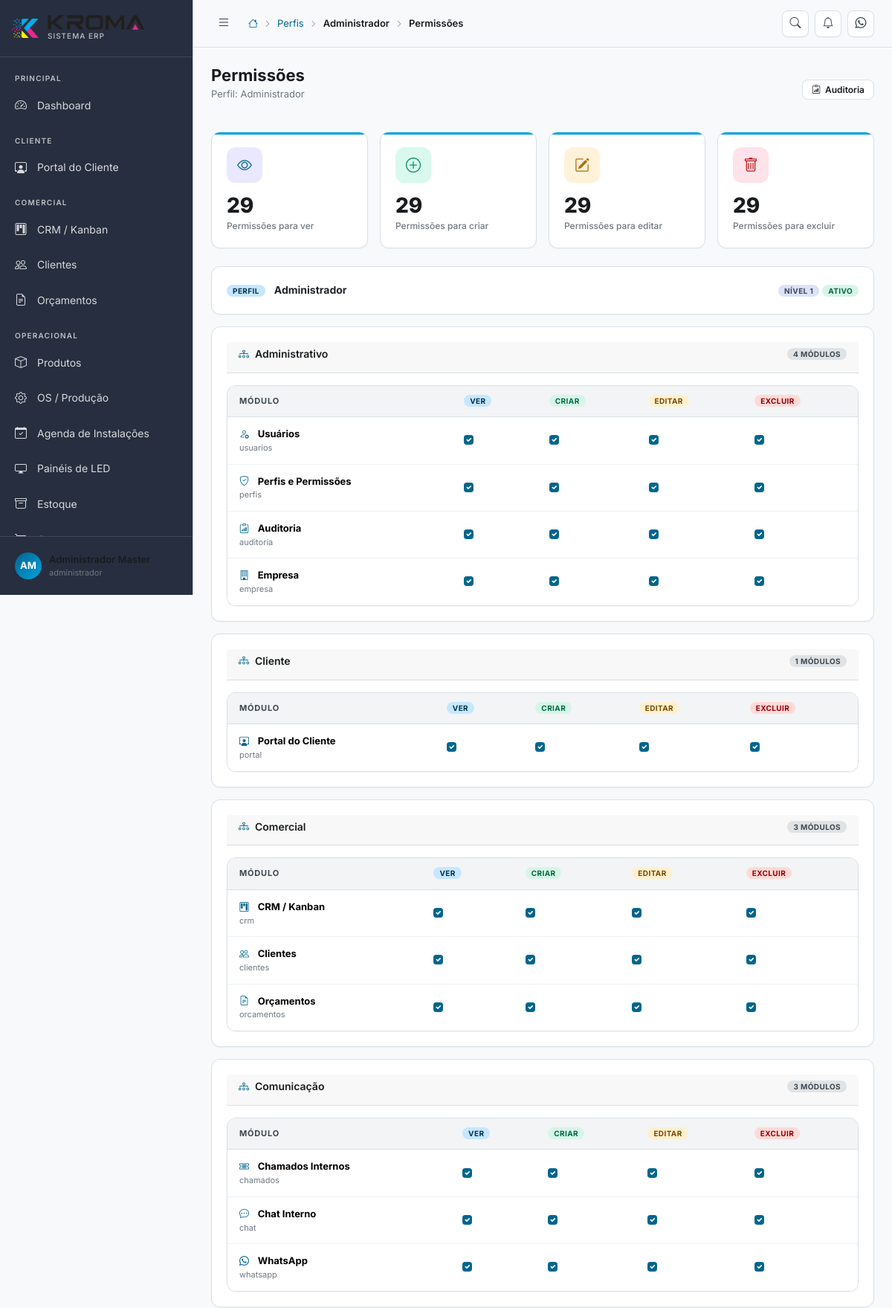
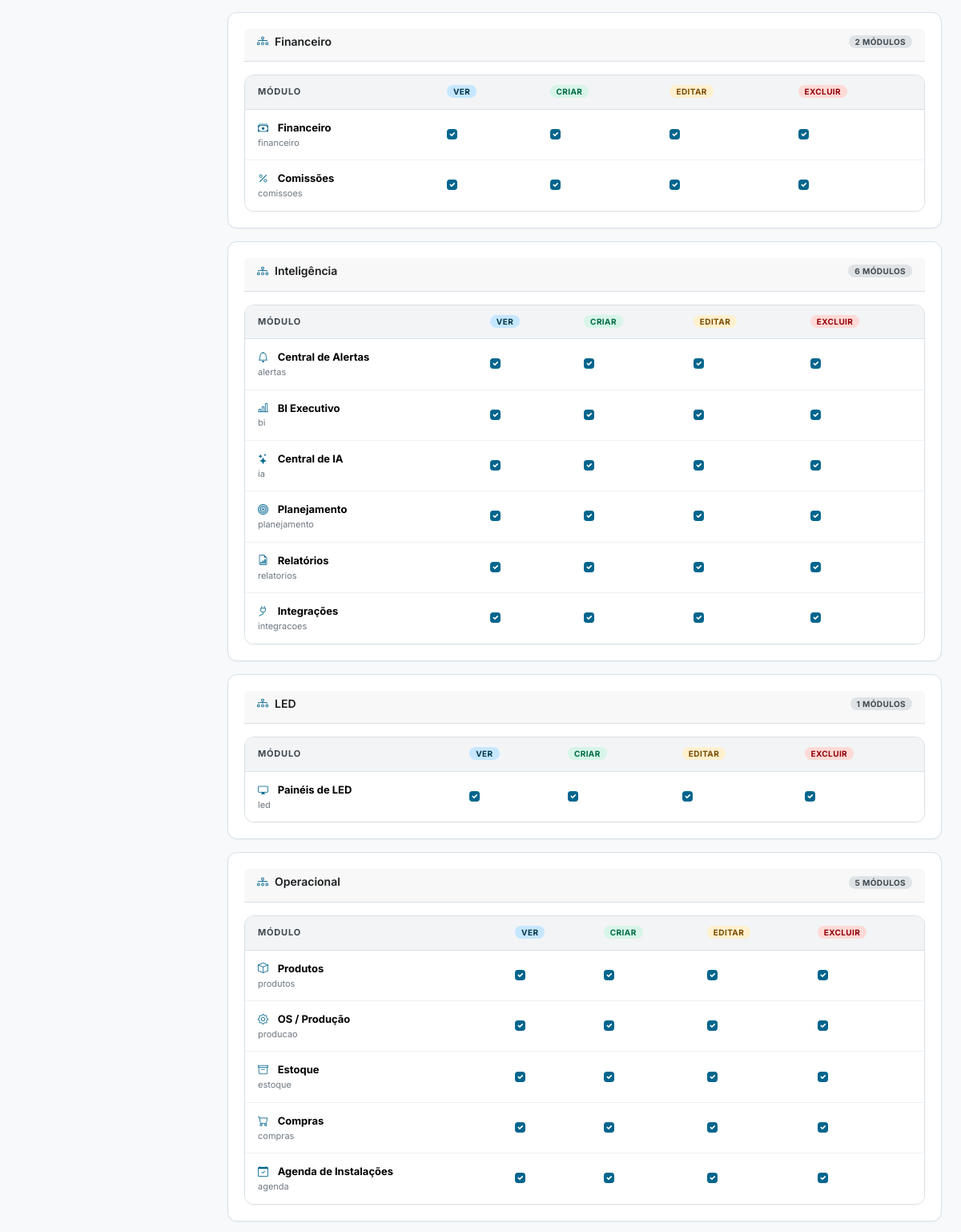
/perfis/1/permissoes (signed in, upper part), run on the app's committed database (2 pictures, top to bottom).
### tables this page shows
CREATE TABLE IF NOT EXISTS perfis (
    id          INT UNSIGNED AUTO_INCREMENT PRIMARY KEY,
    nome        VARCHAR(50) NOT NULL UNIQUE,
    label       VARCHAR(100) NOT NULL,
    descricao   TEXT,
    nivel       TINYINT DEFAULT 5 COMMENT 'Nível hierárquico: 1=mais alto',
    ativo       TINYINT(1) DEFAULT 1,
    created_at  DATETIME DEFAULT CURRENT_TIMESTAMP
);

CREATE TABLE IF NOT EXISTS modulos (
    id          INT UNSIGNED AUTO_INCREMENT PRIMARY KEY,
    nome        VARCHAR(100) NOT NULL,
    slug        VARCHAR(100) NOT NULL UNIQUE,
    icone       VARCHAR(100),
    grupo       VARCHAR(100),
    ordem       INT DEFAULT 0
);

### app/Views/perfis/permissoes.php (the view, shortened to what the rows shown need)
<?php
$acoes = [
    'ver' => ['coluna' => 'pode_ver', 'label' => 'Ver', 'class' => 'badge-primary'],
    'criar' => ['coluna' => 'pode_criar', 'label' => 'Criar', 'class' => 'badge-success'],
    'editar' => ['coluna' => 'pode_editar', 'label' => 'Editar', 'class' => 'badge-warning'],
    'excluir' => ['coluna' => 'pode_excluir', 'label' => 'Excluir', 'class' => 'badge-danger'],
];
?>
<form action="<?= APP_URL ?>/perfis/<?= $perfil['id'] ?>/permissoes" method="POST" data-loading>
    <div class="row g-3 mb-4">
        <div class="col-6 col-md-3">
            <div class="kpi-card">
                <div class="kpi-icon primary"><i class="bi bi-eye"></i></div>
                <div class="kpi-value"><?= number_format($resumo['ver']) ?></div>
                <div class="kpi-label">Permissões para ver</div>
            </div>
        </div>
        <div class="col-6 col-md-3">
            <div class="kpi-card">
                <div class="kpi-icon success"><i class="bi bi-plus-circle"></i></div>
                <div class="kpi-value"><?= number_format($resumo['criar']) ?></div>
                <div class="kpi-label">Permissões para criar</div>
            </div>
        </div>
        <div class="col-6 col-md-3">
            <div class="kpi-card">
                <div class="kpi-icon warning"><i class="bi bi-pencil-square"></i></div>
                <div class="kpi-value"><?= number_format($resumo['editar']) ?></div>
                <div class="kpi-label">Permissões para editar</div>
            </div>
        </div>
        <div class="col-6 col-md-3">
            <div class="kpi-card">
                <div class="kpi-icon danger"><i class="bi bi-trash"></i></div>
                <div class="kpi-value"><?= number_format($resumo['excluir']) ?></div>
                <div class="kpi-label">Permissões para excluir</div>
            </div>
        </div>
    </div>
    <div class="card mb-3">
        <div class="d-flex flex-wrap align-items-center justify-content-between gap-2">
            <div>
                <span class="badge badge-primary">Perfil</span>
                <strong class="ms-2"><?= htmlspecialchars($perfil['label']) ?></strong>
            </div>
            <div class="d-flex flex-wrap gap-1">
                <span class="badge badge-info">Nível <?= (int)$perfil['nivel'] ?></span>
                <span class="badge <?= $perfil['ativo'] ? 'badge-success' : 'badge-secondary' ?>"><?= $perfil['ativo'] ? 'Ativo' : 'Inativo' ?></span>
            </div>
        </div>
    </div>
    <?php foreach ($grupos as $grupo => $modulosGrupo): ?>
    <div class="card mb-3">
        <div class="card-header">
            <h6 class="card-title"><i class="bi bi-diagram-3 me-2 text-primary-kroma"></i><?= htmlspecialchars($grupo) ?></h6>
            <span class="badge badge-secondary"><?= count($modulosGrupo) ?> módulos</span>
        </div>
        <div class="table-wrapper">
            <table class="table mb-0">
                <thead>
                    <tr>
                        <th>Módulo</th>
                        <?php foreach ($acoes as $acao): ?>
                        <th><span class="badge <?= $acao['class'] ?>"><?= $acao['label'] ?></span></th>
                        <?php endforeach; ?>
                    </tr>
                </thead>
                <tbody>
                    <?php foreach ($modulosGrupo as $modulo): ?>
                    <?php $perm = $permissoes[$modulo['slug']] ?? []; ?>
                    <tr>
                        <td>
                            <i class="bi <?= htmlspecialchars($modulo['icone'] ?? 'bi-box') ?> me-2 text-primary-kroma"></i>
                            <strong><?= htmlspecialchars($modulo['nome']) ?></strong>
                            <div style="font-size:11px;color:var(--text-muted)"><?= htmlspecialchars($modulo['slug']) ?></div>
                        </td>
                        <?php foreach ($acoes as $campo => $acao): ?>
                        <td>
                            <input class="form-check-input permission-toggle"
                                   type="checkbox"
                                   data-slug="<?= htmlspecialchars($modulo['slug']) ?>"
                                   data-acao="<?= $campo ?>"
                                   name="permissoes[<?= htmlspecialchars($modulo['slug']) ?>][<?= $campo ?>]"
                                   <?= !empty($perm[$acao['coluna']]) ? 'checked' : '' ?>>
                        </td>
                        <?php endforeach; ?>
                    </tr>
                    <?php endforeach; ?>
                </tbody>
            </table>
        </div>
    </div>
    <?php endforeach; ?>
</form>

### app/Services/Router.php (shortened to what the rows shown need)
<?php
class Router
{
    private array $routes = [];
    private string $basePath = '';
    public function __construct()
    {
        $scriptDir = dirname($_SERVER['SCRIPT_NAME']);
        $this->basePath = rtrim($scriptDir, '/');
    }
    private function addRoute(string $method, string $path, $handler): void
    {
        $this->routes[] = [
            'method'  => $method,
            'path'    => $path,
            'handler' => $handler,
        ];
    }
    public function dispatch(): void
    {
        $method = $_SERVER['REQUEST_METHOD'];
        $uri    = $_SERVER['REQUEST_URI'];
        $uri = '/' . ltrim(substr($uri, strlen($this->basePath)), '/');
        $uri = rtrim($uri, '/') ?: '/';
        foreach ($this->routes as $route) {
            if ($route['method'] !== $method) continue;
            $pattern = $this->pathToRegex($route['path']);
            if (preg_match($pattern, $uri, $matches)) {
                $params = array_filter($matches, 'is_string', ARRAY_FILTER_USE_KEY);
                $this->callHandler($route['handler'], $params);
                return;
            }
        }
    }
    private function pathToRegex(string $path): string
    {
        $pattern = preg_replace('/\/:([^\/]+)/', '/(?P<$1>[^/]+)', $path);
        return '#^' . $pattern . '$#';
    }
    private function callHandler($handler, array $params): void
    {
        if (is_string($handler) && strpos($handler, '@') !== false) {
            [$class, $method] = explode('@', $handler);
            $controller = new $fullClass();
            call_user_func_array([$controller, $method], $params);
            return;
        }
    }
}

### app/Views/layouts/main.php (shortened to what the rows shown need)
<?php
$usuario    = Auth::usuario();
$titulo     = $titulo ?? 'Dashboard';
$subtitulo  = $subtitulo ?? '';
$breadcrumbs = $breadcrumbs ?? [];
$homeUrl = Auth::pode('dashboard') ? '/dashboard' : (Auth::pode('portal') ? '/portal' : '/perfil');
$iniciais = implode('', array_map(fn($p) => strtoupper($p[0]), array_slice(explode(' ', $usuario['nome'] ?? 'U'), 0, 2)));
?>
<!DOCTYPE html>
<html lang="pt-BR" data-theme="light">
<head>
    <link rel="stylesheet" href="https://cdn.jsdelivr.net/npm/bootstrap@5.3.2/dist/css/bootstrap.min.css">
    <link rel="stylesheet" href="https://cdn.jsdelivr.net/npm/bootstrap-icons@1.11.3/font/bootstrap-icons.min.css">
    <link rel="stylesheet" href="https://cdn.datatables.net/1.13.7/css/dataTables.bootstrap5.min.css">
    <link rel="stylesheet" href="<?= APP_URL ?>/public/assets/css/kroma.css">
</head>
<body>
<div class="kroma-wrapper">
    <aside class="sidebar" id="sidebar">
        <div class="sidebar-brand">
            <img src="<?= APP_URL ?>/public/assets/img/icone.png" alt="KROMA" class="logo-icon-img">
            <div>
                <img src="<?= APP_URL ?>/public/assets/img/nome.png" alt="KROMA PRINT" class="logo-text-img">
                <div class="logo-sub">Sistema ERP</div>
            </div>
        </div>
        <nav class="sidebar-nav" id="sidebarNav">
            <?php if (Auth::pode('dashboard')): ?>
            <div class="nav-group">
                <div class="nav-group-label">Principal</div>
                <a href="<?= APP_URL ?>/dashboard" class="nav-item" data-tooltip="Dashboard">
                    <i class="bi bi-speedometer2"></i>
                    <span class="nav-label">Dashboard</span>
                </a>
            </div>
            <?php endif; ?>
            <?php if (Auth::pode('portal')): ?>
            <div class="nav-group">
                <div class="nav-group-label">Cliente</div>
                <a href="<?= APP_URL ?>/portal" class="nav-item" data-tooltip="Portal do Cliente">
                    <i class="bi bi-person-workspace"></i>
                    <span class="nav-label">Portal do Cliente</span>
                </a>
            </div>
            <?php endif; ?>
            <?php if (Auth::pode('crm') || Auth::pode('clientes') || Auth::pode('orcamentos')): ?>
            <div class="nav-group">
                <div class="nav-group-label">Comercial</div>
                <?php if (Auth::pode('crm')): ?>
                <a href="<?= APP_URL ?>/crm" class="nav-item" data-tooltip="CRM">
                    <i class="bi bi-kanban"></i>
                    <span class="nav-label">CRM / Kanban</span>
                </a>
                <?php endif; ?>
                <?php if (Auth::pode('clientes')): ?>
                <a href="<?= APP_URL ?>/clientes" class="nav-item" data-tooltip="Clientes">
                    <i class="bi bi-people"></i>
                    <span class="nav-label">Clientes</span>
                </a>
                <?php endif; ?>
                <?php if (Auth::pode('orcamentos')): ?>
                <a href="<?= APP_URL ?>/orcamentos" class="nav-item" data-tooltip="Orçamentos">
                    <i class="bi bi-file-earmark-text"></i>
                    <span class="nav-label">Orçamentos</span>
                </a>
                <?php endif; ?>
            </div>
            <?php endif; ?>
            <?php if (Auth::pode('produtos') || Auth::pode('producao') || Auth::pode('agenda') || Auth::pode('led') || Auth::pode('estoque') || Auth::pode('compras')): ?>
            <div class="nav-group">
                <div class="nav-group-label">Operacional</div>
                <?php if (Auth::pode('produtos')): ?>
                <a href="<?= APP_URL ?>/produtos" class="nav-item" data-tooltip="Produtos">
                    <i class="bi bi-box"></i>
                    <span class="nav-label">Produtos</span>
                </a>
                <?php endif; ?>
                <?php if (Auth::pode('producao')): ?>
                <a href="<?= APP_URL ?>/producao" class="nav-item" data-tooltip="Produção">
                    <i class="bi bi-gear"></i>
                    <span class="nav-label">OS / Produção</span>
                </a>
                <?php endif; ?>
                <?php if (Auth::pode('agenda')): ?>
                <a href="<?= APP_URL ?>/agenda" class="nav-item" data-tooltip="Agenda de Instalações">
                    <i class="bi bi-calendar-check"></i>
                    <span class="nav-label">Agenda de Instalações</span>
                </a>
                <?php endif; ?>
                <?php if (Auth::pode('led')): ?>
                <a href="<?= APP_URL ?>/led" class="nav-item" data-tooltip="Painéis de LED">
                    <i class="bi bi-display"></i>
                    <span class="nav-label">Painéis de LED</span>
                </a>
                <?php endif; ?>
                <?php if (Auth::pode('estoque')): ?>
                <a href="<?= APP_URL ?>/estoque" class="nav-item" data-tooltip="Estoque">
                    <i class="bi bi-archive"></i>
                    <span class="nav-label">Estoque</span>
                </a>
                <?php endif; ?>
                <?php if (Auth::pode('compras')): ?>
                <a href="<?= APP_URL ?>/compras" class="nav-item" data-tooltip="Compras">
                    <i class="bi bi-cart"></i>
                    <span class="nav-label">Compras</span>
                </a>
                <?php endif; ?>
            </div>
            <?php endif; ?>
        </nav>
        <div class="sidebar-footer">
            <div class="dropdown">
                <div class="sidebar-user" data-bs-toggle="dropdown">
                    <div class="avatar avatar-sm"><?= htmlspecialchars($iniciais) ?></div>
                    <div class="user-info">
                        <div class="user-name"><?= htmlspecialchars($usuario['nome'] ?? '') ?></div>
                        <div class="user-role"><?= htmlspecialchars($usuario['perfil'] ?? '') ?></div>
                    </div>
                </div>
            </div>
        </div>
    </aside>
    <div class="main-content" id="mainContent">
        <header class="topbar">
            <button class="topbar-toggle" id="sidebarToggle" aria-label="Menu">
                <i class="bi bi-list"></i>
            </button>
            <div class="topbar-breadcrumb">
                <a href="<?= APP_URL . $homeUrl ?>"><i class="bi bi-house"></i></a>
                <?php foreach ($breadcrumbs as $crumb): ?>
                    <i class="bi bi-chevron-right" style="font-size:10px"></i>
                    <?php if (!empty($crumb['url'])): ?>
                        <a href="<?= APP_URL . $crumb['url'] ?>"><?= htmlspecialchars($crumb['label']) ?></a>
                    <?php else: ?>
                        <span class="current"><?= htmlspecialchars($crumb['label']) ?></span>
                    <?php endif; ?>
                <?php endforeach; ?>
                <?php if (!empty($breadcrumbs)): ?>
                    <i class="bi bi-chevron-right" style="font-size:10px"></i>
                <?php endif; ?>
                <span class="current"><?= htmlspecialchars($titulo) ?></span>
            </div>
            <div class="topbar-actions">
                <a href="#" class="topbar-btn" data-bs-toggle="tooltip" title="Busca rápida">
                    <i class="bi bi-search"></i>
                </a>
                <?php if (Auth::pode('alertas')): ?>
                <a href="<?= APP_URL ?>/alertas" class="topbar-btn" id="notif-btn" data-bs-toggle="tooltip" title="Central de Alertas">
                    <i class="bi bi-bell"></i>
                </a>
                <?php endif; ?>
                <?php if (Auth::pode('whatsapp')): ?>
                <a href="<?= APP_URL ?>/whatsapp" class="topbar-btn" data-bs-toggle="tooltip" title="WhatsApp">
                    <i class="bi bi-whatsapp"></i>
                </a>
                <?php endif; ?>
            </div>
        </header>
        <main class="page-content">
            <?php if ($titulo): ?>
            <div class="page-header">
                <div>
                    <h1 class="page-title"><?= htmlspecialchars($titulo) ?></h1>
                    <?php if ($subtitulo): ?>
                    <p class="page-subtitle"><?= htmlspecialchars($subtitulo) ?></p>
                    <?php endif; ?>
                </div>
                <?php if (isset($headerActions)): ?>
                <div class="d-flex gap-2 flex-wrap">
                    <?= $headerActions ?>
                </div>
                <?php endif; ?>
            </div>
            <?php endif; ?>
            <?= $content ?? '' ?>
        </main>
    </div>
</div>
</body>
</html>

### data on the page
perfis: nome "administrador", label "Administrador", nivel "1"
modulos: nome "Usuários", slug "usuarios"
modulos: nome "Perfis e Permissões", slug "perfis"
modulos: nome "Auditoria", slug "auditoria"
modulos: nome "Empresa", slug "empresa"
modulos: nome "Portal do Cliente", slug "portal"
modulos: nome "CRM / Kanban", slug "crm"
modulos: nome "Clientes", slug "clientes"
modulos: nome "Orçamentos", slug "orcamentos"
modulos: nome "Chamados Internos", slug "chamados"
modulos: nome "Chat Interno", slug "chat"
modulos: nome "WhatsApp", slug "whatsapp"
modulos: nome "Financeiro", slug "financeiro"
modulos: nome "Comissões", slug "comissoes"
modulos: nome "Central de Alertas", slug "alertas"
modulos: nome "BI Executivo", slug "bi"
modulos: nome "Central de IA", slug "ia"
modulos: nome "Planejamento", slug "planejamento"
modulos: nome "Relatórios", slug "relatorios"
modulos: nome "Integrações", slug "integracoes"
modulos: nome "Painéis de LED", slug "led"
modulos: nome "Produtos", slug "produtos"
modulos: nome "OS / Produção", slug "producao"
modulos: nome "Estoque", slug "estoque"
modulos: nome "Compras", slug "compras"
modulos: nome "Agenda de Instalações", slug "agenda"

### other printed values
$crumb['label'] "Perfis"
$crumb['label'] "Administrador"
$subtitulo "Perfil: Administrador"
$resumo['ver'] "29"
$resumo['criar'] "29"
$resumo['editar'] "29"
$resumo['excluir'] "29"
$grupo "Administrativo"
count($modulosGrupo) "4"
$acao['label'] "VER"
$acao['label'] "CRIAR"
$acao['label'] "EDITAR"
$acao['label'] "EXCLUIR"
$grupo "Cliente"
count($modulosGrupo) "1"
